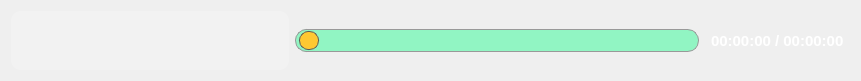
   <widget class="QFrame" name="frame_3">
    <property name="geometry">
     <rect>
      <x>10</x>
      <y>470</y>
      <width>861</width>
      <height>81</height>
     </rect>
    </property>
    <property name="frameShape">
     <enum>QFrame::NoFrame</enum>
    </property>
    <property name="frameShadow">
     <enum>QFrame::Raised</enum>
    </property>
    <layout class="QHBoxLayout" name="horizontalLayout_2">
     <item>
      <widget class="QFrame" name="frame_4">
       <property name="styleSheet">
        <string notr="true">background-color: rgba(255, 255, 255, 50);
border-radius:10px;</string>
       </property>
       <property name="frameShape">
        <enum>QFrame::NoFrame</enum>
       </property>
       <property name="frameShadow">
        <enum>QFrame::Raised</enum>
       </property>
       <layout class="QHBoxLayout" name="horizontalLayout">
        <item>
         <widget class="QPushButton" name="play_btn">
          <property name="minimumSize">
           <size>
            <width>30</width>
            <height>30</height>
           </size>
          </property>
          <property name="cursor">
           <cursorShape>PointingHandCursor</cursorShape>
          </property>
          <property name="styleSheet">
           <string notr="true">QPushButton{
	background-color: rgba(255, 255, 255, 0);
	background-repeat:no-repeat;
	border:none;
	background-position:center center;

}

QPushButton:hover{
	background-color: rgba(255,255,255,100);
}
</string>
          </property>
          <property name="text">
           <string/>
          </property>
          <property name="icon">
           <iconset resource="res.qrc">
            <normaloff>:/img/utils/images/pase.png</normaloff>:/img/utils/images/pase.png</iconset>
          </property>
          <property name="flat">
           <bool>true</bool>
          </property>
         </widget>
        </item>
        <item>
         <widget class="QPushButton" name="pause_btn">
          <property name="minimumSize">
           <size>
            <width>30</width>
            <height>30</height>
           </size>
          </property>
          <property name="cursor">
           <cursorShape>PointingHandCursor</cursorShape>
          </property>
          <property name="styleSheet">
           <string notr="true">QPushButton{
	background-color: rgba(255, 255, 255, 0);
	background-repeat:no-repeat;
	border:none;
	background-position:center center;

}

QPushButton:hover{
	background-color: rgba(255,255,255,100);
}
</string>
          </property>
          <property name="text">
           <string/>
          </property>
          <property name="icon">
           <iconset resource="res.qrc">
            <normaloff>:/img/utils/images/play.png</normaloff>:/img/utils/images/play.png</iconset>
          </property>
          <property name="flat">
           <bool>true</bool>
          </property>
         </widget>
        </item>
        <item>
         <widget class="QPushButton" name="stop_btn">
          <property name="minimumSize">
           <size>
            <width>30</width>
            <height>30</height>
           </size>
          </property>
          <property name="cursor">
           <cursorShape>PointingHandCursor</cursorShape>
          </property>
          <property name="styleSheet">
           <string notr="true">QPushButton{
	background-color: rgba(255, 255, 255, 0);
	background-repeat:no-repeat;
	border:none;
	background-position:center center;

}

QPushButton:hover{
	background-color: rgba(255,255,255,100);
}
</string>
          </property>
          <property name="text">
           <string/>
          </property>
          <property name="icon">
           <iconset resource="res.qrc">
            <normaloff>:/img/utils/images/stop.png</normaloff>:/img/utils/images/stop.png</iconset>
          </property>
          <property name="flat">
           <bool>true</bool>
          </property>
         </widget>
        </item>
        <item>
         <widget class="QPushButton" name="previous_btn">
          <property name="minimumSize">
           <size>
            <width>30</width>
            <height>30</height>
           </size>
          </property>
          <property name="cursor">
           <cursorShape>PointingHandCursor</cursorShape>
          </property>
          <property name="styleSheet">
           <string notr="true">QPushButton{
	background-color: rgba(255, 255, 255, 0);
	background-repeat:no-repeat;
	border:none;
	background-position:center center;

}

QPushButton:hover{
	background-color: rgba(255,255,255,100);
}
</string>
          </property>
          <property name="text">
           <string/>
          </property>
          <property name="icon">
           <iconset resource="res.qrc">
            <normaloff>:/img/utils/images/pre.png</normaloff>:/img/utils/images/pre.png</iconset>
          </property>
          <property name="flat">
           <bool>true</bool>
          </property>
         </widget>
        </item>
        <item>
         <widget class="QPushButton" name="next_btn">
          <property name="minimumSize">
           <size>
            <width>32</width>
            <height>30</height>
           </size>
          </property>
          <property name="maximumSize">
           <size>
            <width>25</width>
            <height>16777215</height>
           </size>
          </property>
          <property name="cursor">
           <cursorShape>PointingHandCursor</cursorShape>
          </property>
          <property name="styleSheet">
           <string notr="true">QPushButton{
	background-color: rgba(255, 255, 255, 0);
	background-repeat:no-repeat;
	border:none;
	background-position:center center;

}

QPushButton:hover{
	background-color: rgba(255,255,255,100);
}
</string>
          </property>
          <property name="text">
           <string/>
          </property>
          <property name="icon">
           <iconset resource="res.qrc">
            <normaloff>:/img/utils/images/next.png</normaloff>:/img/utils/images/next.png</iconset>
          </property>
          <property name="iconSize">
           <size>
            <width>32</width>
            <height>16</height>
           </size>
          </property>
          <property name="flat">
           <bool>true</bool>
          </property>
         </widget>
        </item>
        <item>
         <widget class="QPushButton" name="loop_one_btn">
          <property name="minimumSize">
           <size>
            <width>32</width>
            <height>30</height>
           </size>
          </property>
          <property name="maximumSize">
           <size>
            <width>25</width>
            <height>16777215</height>
           </size>
          </property>
          <property name="cursor">
           <cursorShape>PointingHandCursor</cursorShape>
          </property>
          <property name="styleSheet">
           <string notr="true">QPushButton{
	background-color: rgba(255, 255, 255, 0);
	background-repeat:no-repeat;
	border:none;
	background-position:center center;

}

QPushButton:hover{
	background-color: rgba(255,255,255,100);
}

QPushButton:checked{
	background-color: rgba(255,255,255,100);
}
</string>
          </property>
          <property name="text">
           <string/>
          </property>
          <property name="icon">
           <iconset resource="res.qrc">
            <normaloff>:/img/utils/images/loop-one.png</normaloff>:/img/utils/images/loop-one.png</iconset>
          </property>
          <property name="iconSize">
           <size>
            <width>32</width>
            <height>16</height>
           </size>
          </property>
          <property name="checkable">
           <bool>true</bool>
          </property>
          <property name="flat">
           <bool>true</bool>
          </property>
         </widget>
        </item>
        <item>
         <widget class="QPushButton" name="shuffle_songs_btn">
          <property name="minimumSize">
           <size>
            <width>32</width>
            <height>30</height>
           </size>
          </property>
          <property name="maximumSize">
           <size>
            <width>25</width>
            <height>16777215</height>
           </size>
          </property>
          <property name="cursor">
           <cursorShape>PointingHandCursor</cursorShape>
          </property>
          <property name="styleSheet">
           <string notr="true">QPushButton{
	background-color: rgba(255, 255, 255, 0);
	background-repeat:no-repeat;
	border:none;
	background-position:center center;

}

QPushButton:hover{
	background-color: rgba(255,255,255,100);
}


QPushButton:checked{
	background-color: rgba(255,255,255,100);
}
</string>
          </property>
          <property name="text">
           <string/>
          </property>
          <property name="icon">
           <iconset resource="res.qrc">
            <normaloff>:/img/utils/images/play-random.png</normaloff>:/img/utils/images/play-random.png</iconset>
          </property>
          <property name="iconSize">
           <size>
            <width>32</width>
            <height>16</height>
           </size>
          </property>
          <property name="checkable">
           <bool>true</bool>
          </property>
          <property name="flat">
           <bool>true</bool>
          </property>
         </widget>
        </item>
       </layout>
      </widget>
     </item>
     <item>
      <widget class="QSlider" name="music_slider">
       <property name="minimumSize">
        <size>
         <width>0</width>
         <height>50</height>
        </size>
       </property>
       <property name="cursor">
        <cursorShape>PointingHandCursor</cursorShape>
       </property>
       <property name="styleSheet">
        <string notr="true">QSlider::groove:horizontal {
    border: 1px solid #999999;
    height: 15px; 
   padding:3px;
	background: rgba(0, 255, 127, 100);
    margin: 2px 0;
	border-radius:11px;
}

QSlider::handle:horizontal {
    background:  rgb(255, 200, 50);
    border: 1px solid #5c5c5c;
    width: 18px;
    margin: -2px 0;
    border-radius: 9px;
}</string>
       </property>
       <property name="orientation">
        <enum>Qt::Horizontal</enum>
       </property>
      </widget>
     </item>
     <item>
      <widget class="QLabel" name="time_label">
       <property name="maximumSize">
        <size>
         <width>16777215</width>
         <height>35</height>
        </size>
       </property>
       <property name="font">
        <font>
         <pointsize>11</pointsize>
         <weight>75</weight>
         <bold>true</bold>
        </font>
       </property>
       <property name="styleSheet">
        <string notr="true">color: rgb(255, 255, 255);
padding:2px;
border-radius:5px</string>
       </property>
       <property name="text">
        <string>00:00:00 / 00:00:00</string>
       </property>
      </widget>
     </item>
    </layout>
   </widget>
